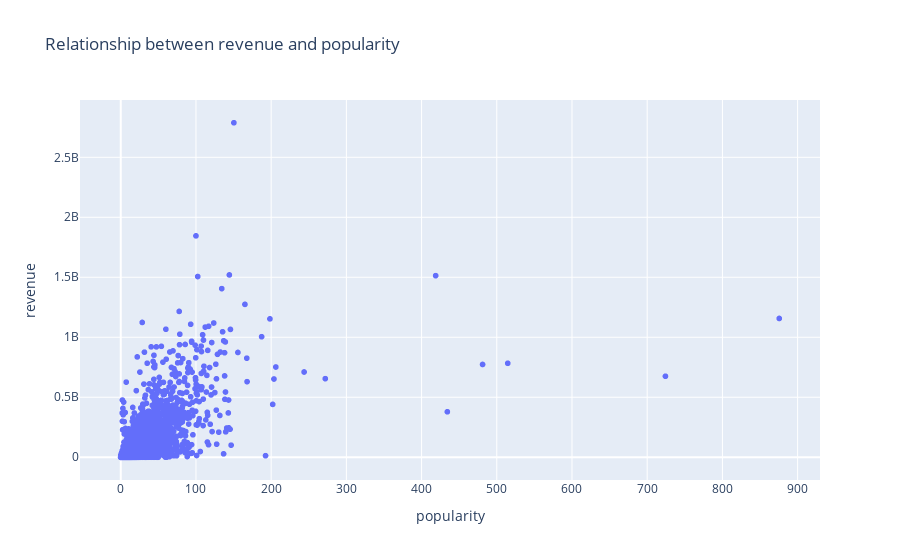

The notebook cell saved with this chart:
### Markdown cell above
## Q8: Use line chart to draw the relationship between revenue and popularity.
![p4.png](attachment:p4.png)

### Code cell
fig = px.scatter(movies, x='popularity', y='revenue',title='Relationship between revenue and popularity')
fig.show()

### Figure 1 — Plotly figure (JSON) as saved in the notebook; plotly's stock layout.template omitted (floating-point values rounded to 4 significant figures; data arrays with more than 128 entries replaced by an {"elided": "..."} marker saying what was removed)
{"data": [{"hovertemplate": "popularity=%{x}<br>revenue=%{y}<extra></extra>", "legendgroup": "", "marker": {"color": "#636efa", "symbol": "circle"}, "mode": "markers", "name": "", "showlegend": false, "type": "scattergl", "x": {"elided": "4803 float values"}, "xaxis": "x", "y": {"elided": "4803 int values"}, "yaxis": "y"}], "layout": {"legend": {"tracegroupgap": 0}, "title": {"text": "Relationship between revenue and popularity"}, "xaxis": {"anchor": "y", "domain": [0, 1], "title": {"text": "popularity"}}, "yaxis": {"anchor": "x", "domain": [0, 1], "title": {"text": "revenue"}}}}
